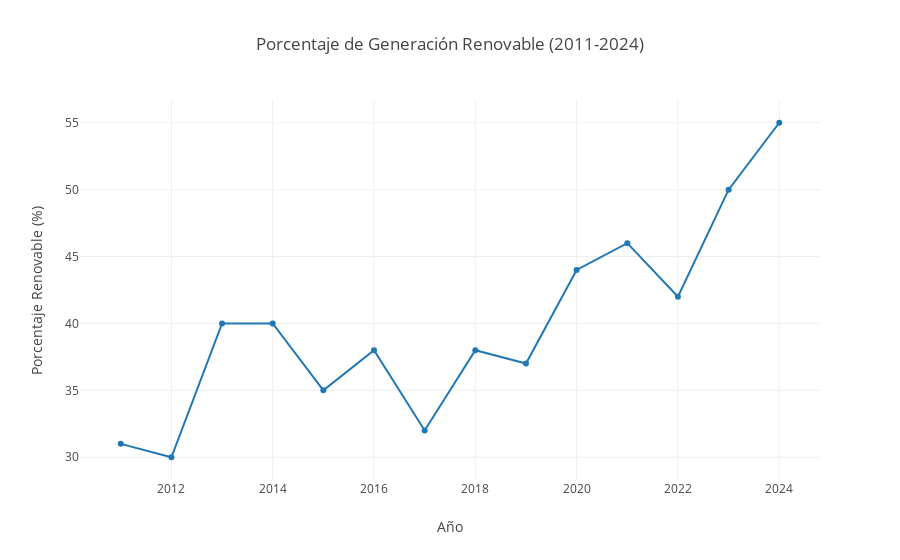

The cell this chart's notebook holds for it:
### Code cell
def graficaAnual: Unit = {
val porcentajeLimpiasAnual = datosConsulta1
    .filter($"Tipo" === "Generación renovable")
    .withColumn("PorcentajeRedondeado", round($"PorcentajeSobreTotal", 2).cast("Int"))
    .withColumn("AñoInt", year($"Año")) // Extraer el año como entero
    .select($"AñoInt",$"Tipo", $"TotalGenerado", $"Porcentajeredondeado")
    .orderBy($"AñoInt")


// Extraer la variable años
val años = porcentajeLimpiasAnual
   // Filtrar solo "Generación renovable"
  .select($"AñoInt") // Seleccionar la columna Año
  .as[Int] // Convertir directamente a Int
  .collect() // Recolectar los datos en el driver
  .toSeq // Convertir a Seq

// Extraer la variable renovables como Int
val renovables = porcentajeLimpiasAnual // Filtrar solo "Generación renovable"
  .select($"Porcentajeredondeado") // Seleccionar la columna Porcentajeredondeado
  .as[Int] // Forzar la conversión a Int
  .collect() // Recolectar los datos en el driver
  .toSeq // Convertir a Seq

// Crear el Scatter para la gráfica lineal
val traceRenovables = Scatter(
  años, 
  renovables, 
  //mode = ScatterMode(ScatterMode.Lines + ScatterMode.Markers), // Gráfica con líneas y puntos
  name = "Porcentaje Renovable"
)

// Configuración del Layout
val layout = Layout(
  title = "Porcentaje de Generación Renovable (2011-2024)",
  xaxis = Axis(title = "Año"),
  yaxis = Axis(
      title = "Porcentaje Renovable (%)"
  )
)

// Graficar
val data = Seq(traceRenovables)
plot(data,layout)
    
}
graficaAnual

### Figure 1 — Plotly figure (JSON) as saved in the notebook; plotly's stock layout.template omitted (floating-point values rounded to 4 significant figures)
{"data": [{"name": "Porcentaje Renovable", "type": "scatter", "x": [2011, 2012, 2013, 2014, 2015, 2016, 2017, 2018, 2019, 2020, 2021, 2022, 2023, 2024], "y": [31, 30, 40, 40, 35, 38, 32, 38, 37, 44, 46, 42, 50, 55]}], "layout": {"autosize": true, "title": {"text": "Porcentaje de Generación Renovable (2011-2024)"}, "xaxis": {"autorange": true, "range": [2010.0, 2025.0], "title": {"text": "Año"}, "type": "linear"}, "yaxis": {"autorange": true, "range": [27.94, 57.06], "title": {"text": "Porcentaje Renovable (%)"}, "type": "linear"}}}
